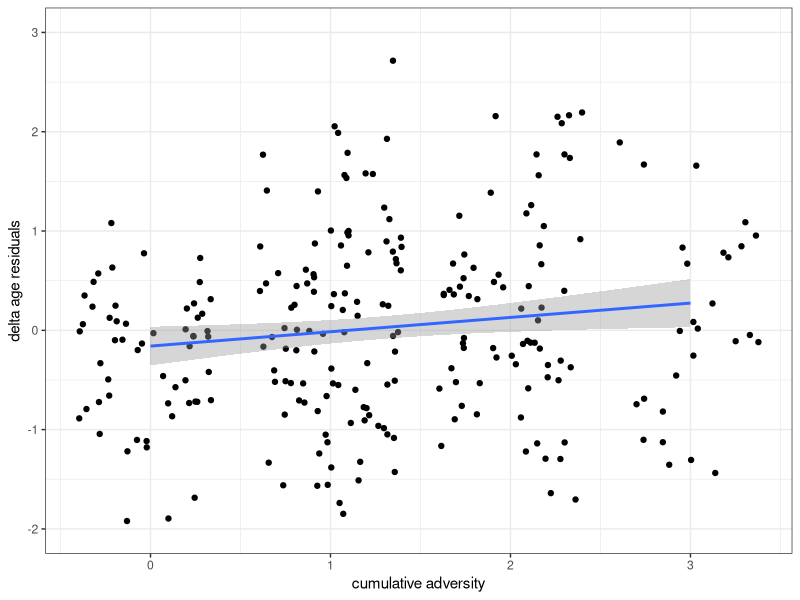
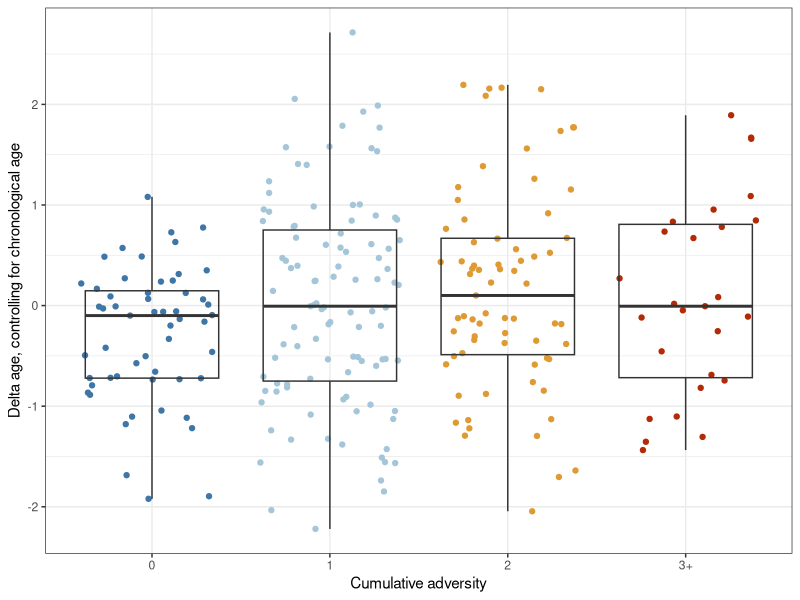
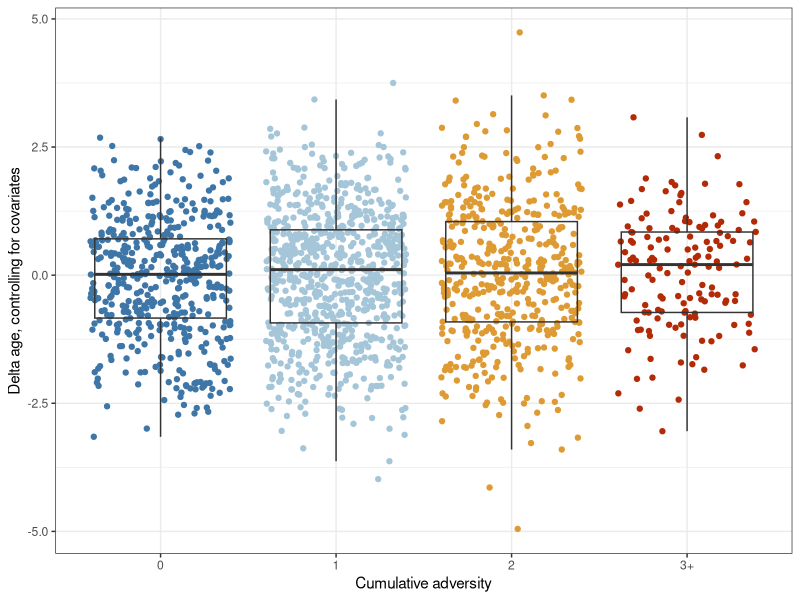
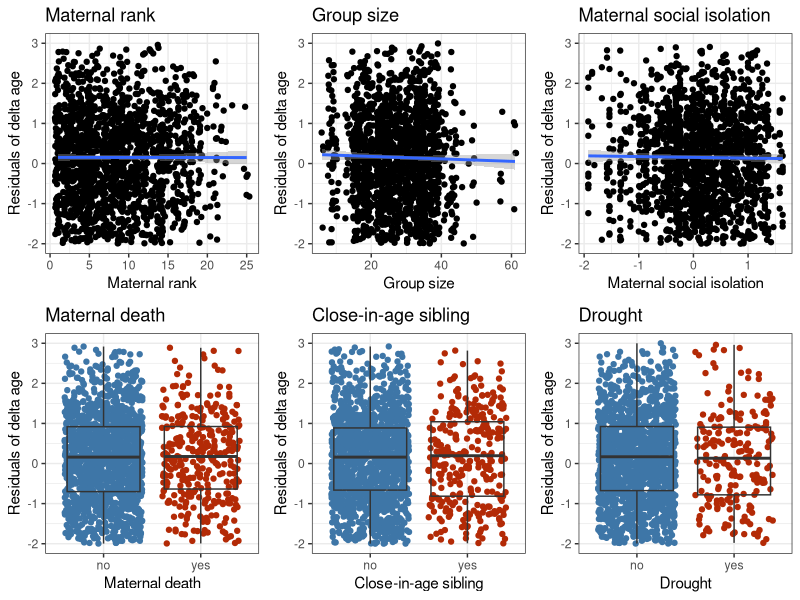
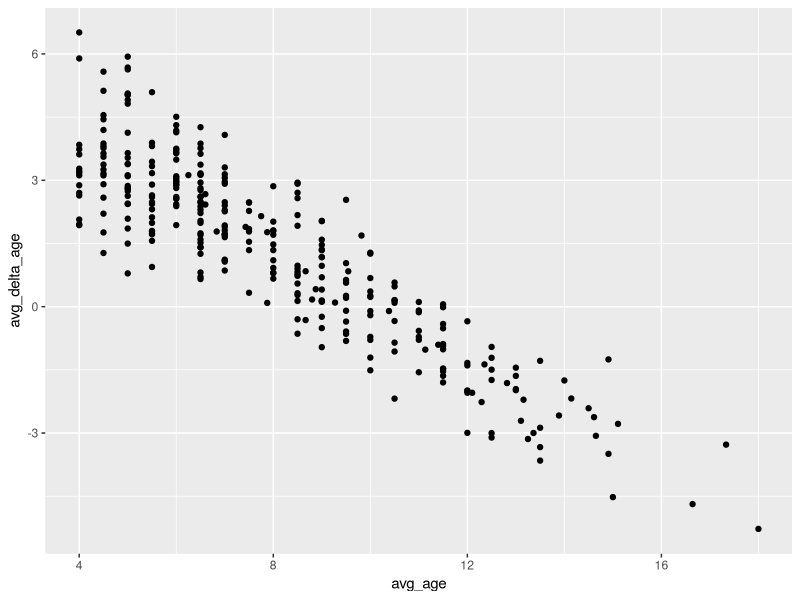
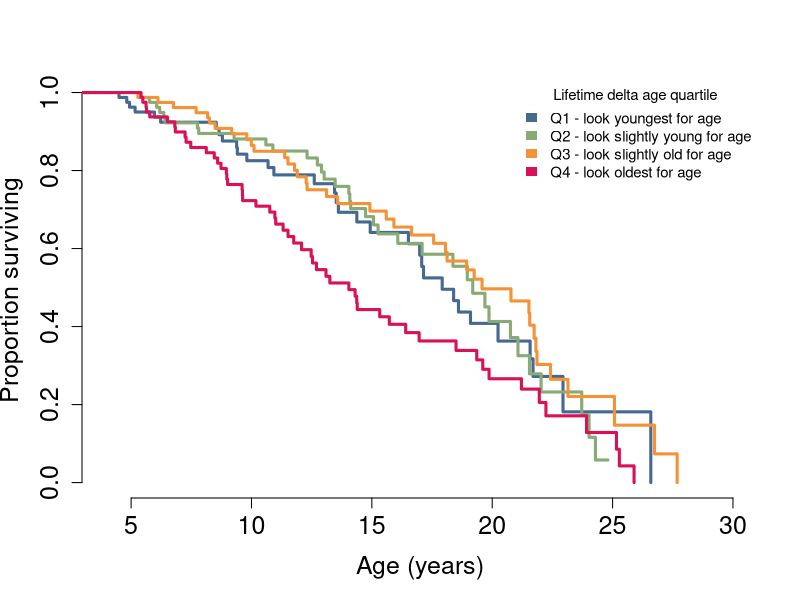
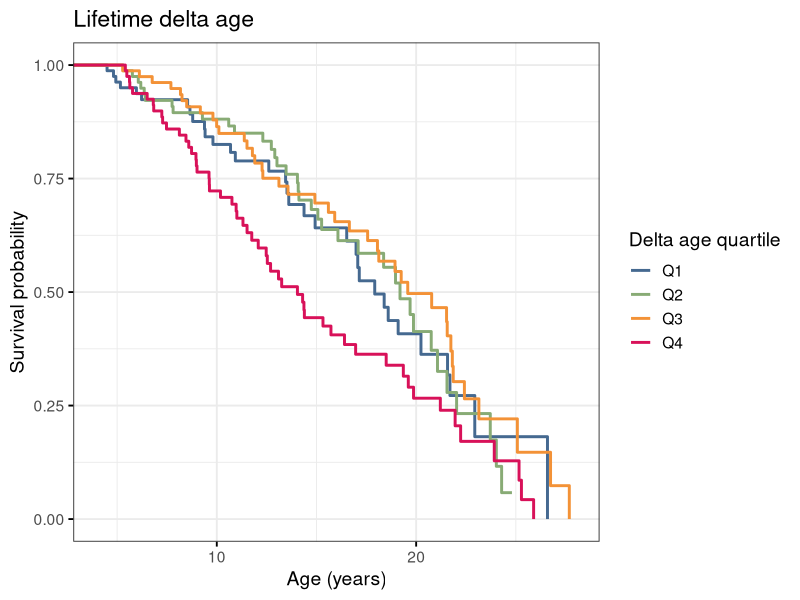
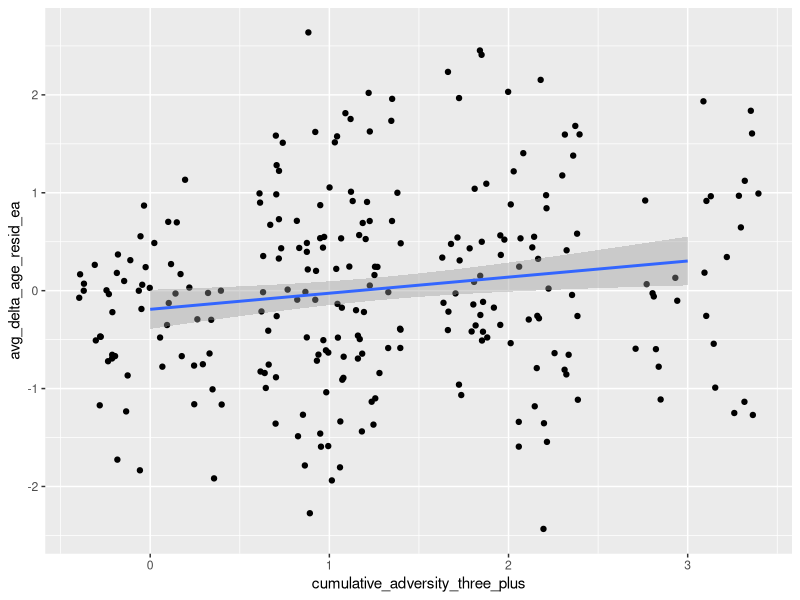

The R source for these figures, in order:
## ---- chunk 1
knitr::opts_chunk$set(echo = TRUE)
## ---- chunk 2
library(tidyverse)
library(gridExtra)
library(lme4)
library(lmerTest)
library(survival)
require(RColorBrewer)
library(survminer)
## ---- chunk 3
# rf data
rf_avg_predictions <- read_csv("../1_data/rf_avg_predictions.csv")

adversity_covariates <- read_csv("../1_data/adversity_covariates.csv")

# combining data frames and selecting columns of interest
data_bioage <- rf_avg_predictions %>% 
  select(anon_sname, age_year, bio_age = avg_bio_age) %>% 
  left_join(select(adversity_covariates, anon_sname, 
                   birth, age_year, 
                   statdate, status, age_at_statdate,
                   mom_rank_birth, group_size_birth, mom_sci,
                   mom_rank_birth_cat, group_size_birth_cat, mom_sci_cat,
                   mom_death_cat, competing_sibling_cat, drought_cat,
                   cumulative_adversity, cumulative_adversity_three_plus,
                   avg_ordrank, avg_proprank,
                   rain_anom,
                   avg_group_size),
            by=c("anon_sname", "age_year"))
## ---- chunk 4
###################### DELTA AGE
# creating the delta age columns
# biological - chronological (pos = old, neg = young)
data_bioage <- data_bioage %>% 
# calculating delta age
  mutate(delta_age = bio_age - age_year)


# Average delta age per individual
ind_data <- data_bioage %>% 
  group_by(anon_sname, birth, statdate, status, age_at_statdate) %>% 
  dplyr::summarize(avg_delta_age = as.numeric(mean(delta_age)),
                   avg_age = as.numeric(mean(age_year)))
## ---- chunk 5
# creating an ea file for each individual (removes duplicate rows for each individual)
ea <- adversity_covariates %>% 
  select(anon_sname, mom_rank_birth:cumulative_adversity_three_plus) %>% 
  distinct() %>% 
  mutate(cumulative_adversity_three_plus_categorical = as.factor(cumulative_adversity_three_plus))

covariates_avg <- adversity_covariates %>% 
  select(anon_sname, avg_ordrank, avg_proprank, rain_anom, avg_group_size) %>% 
  group_by(anon_sname) %>% 
  dplyr::summarize(overall_avg_ordrank = mean(avg_ordrank),
            overall_avg_proprank = mean(avg_proprank),
            overall_rain_anom = mean(rain_anom),
            overall_avg_group_size = mean(avg_group_size))

ind_data <- ind_data %>% 
  left_join(select(ea, anon_sname, mom_rank_birth, group_size_birth, mom_sci,
                   mom_rank_birth_cat, group_size_birth_cat, mom_sci_cat,
                   mom_death_cat, competing_sibling_cat, drought_cat,
                   cumulative_adversity:cumulative_adversity_three_plus_categorical),
            by=c("anon_sname")) %>% 
  left_join(covariates_avg, by="anon_sname")

# creating a subset data frame where there's no missing CEA info
ind_data_cea <- ind_data %>% 
  filter(!is.na(cumulative_adversity_three_plus))
# 256 individuals

ind_data_cea %>% 
  group_by(cumulative_adversity) %>% 
  dplyr::summarize(n = n()) %>% 
  mutate(per = n / 256)
## ---- chunk 6
# model
cea_mod <- lm(avg_delta_age ~ cumulative_adversity_three_plus + 
                avg_age + overall_avg_proprank + overall_rain_anom + overall_avg_group_size, data=ind_data_cea)
summary(cea_mod)
## ---- chunk 7
# CEA plots with residuals as y-axis

# redoing model without CEA in it
no_cea_mod <- lm(avg_delta_age ~ avg_age + overall_avg_proprank + overall_rain_anom + overall_avg_group_size, data=ind_data_cea)
summary(no_cea_mod)

# extracting the residuals
ind_data_cea$delta_age_resid_no_cea = resid(no_cea_mod)

# scatter
ind_data_cea %>% 
  ggplot(aes(x=cumulative_adversity_three_plus, y=delta_age_resid_no_cea)) +
  geom_jitter() +
  geom_smooth(method="lm") +
  theme_bw() +
  xlab("cumulative adversity") +
  ylab("delta age residuals") +
  scale_y_continuous(limits=c(-2,3), breaks=seq(-2, 3, 1))

# boxplot
ind_data_cea %>% 
  ggplot(aes(x=cumulative_adversity_three_plus_categorical, y=delta_age_resid_no_cea)) +
  geom_jitter(aes(color=cumulative_adversity_three_plus_categorical)) +
  geom_boxplot(outlier.shape=NA, fill=NA) +
  theme_bw() +
  xlab("Cumulative adversity") +
  ylab("Delta age, controlling for chronological age") +
  theme(legend.position="none") +
  scale_color_manual(values=c("0" = "#3E76A7",
                              "1" = "#A5C6D9", 
                              "2" = "#DE9B34",
                              "3" = "#B32A06")) +
  scale_x_discrete(labels=c("0" = "0", "1" = "1",
                              "2" = "2", "3" = "3+"))
## ---- chunk 8
# model
iea_mod <- lm(avg_delta_age ~ mom_rank_birth + group_size_birth + mom_sci + 
                mom_death_cat + competing_sibling_cat + drought_cat + 
                avg_age +
                overall_avg_proprank + overall_rain_anom + overall_avg_group_size, data=ind_data_cea)
summary(iea_mod)
## ---- chunk 9
# model
iea_mod_allcat <- lm(avg_delta_age ~ mom_rank_birth_cat + group_size_birth_cat + mom_sci_cat + 
                mom_death_cat + competing_sibling_cat + drought_cat + 
                avg_age +
                overall_avg_proprank + overall_rain_anom + overall_avg_group_size, data=ind_data_cea)
summary(iea_mod_allcat)
## ---- chunk 10
# plots with residuals for y axis

# first redoing the model without adversity so I can take residuals
no_iea_mod <- lm(avg_delta_age ~ avg_age +
                overall_avg_proprank + overall_rain_anom + overall_avg_group_size, data=ind_data_cea)
summary(no_iea_mod)

# extracting the residuals
ind_data_cea$delta_age_resid_no_iea = resid(no_iea_mod)
## ---- chunk 11
data_bioage_cea <- data_bioage %>% 
  filter(!is.na(cumulative_adversity_three_plus))
## ---- chunk 12
# model
cea_mod_yearly <- lmer(delta_age ~ cumulative_adversity_three_plus + 
                age_year + avg_proprank + rain_anom + avg_group_size + 
                  (1|anon_sname),
                data=data_bioage_cea)
summary(cea_mod_yearly)
## ---- chunk 13
cea_mod_yearly_nocea <- lmer(delta_age ~ age_year + avg_proprank + rain_anom + avg_group_size +
                               (1|anon_sname),
                             data=data_bioage_cea)
data_bioage_cea$cea_yearly_resid = resid(cea_mod_yearly_nocea)


cea_delta_age_yearly <- data_bioage_cea %>% 
  ggplot(aes(x=as.factor(cumulative_adversity_three_plus), y=cea_yearly_resid)) +
  geom_jitter(aes(color=as.factor(cumulative_adversity_three_plus))) +
  geom_boxplot(outlier.shape=NA, fill=NA) +
  theme_bw() +
  xlab("Cumulative adversity") +
  ylab("Delta age, controlling for covariates") +
  theme(legend.position="none") +
  scale_color_manual(values=c("0" = "#3E76A7",
                              "1" = "#A5C6D9", 
                              "2" = "#DE9B34",
                              "3" = "#B32A06")) +
  scale_x_discrete(labels=c("0" = "0", "1" = "1",
                              "2" = "2", "3" = "3+"))
cea_delta_age_yearly
## ---- chunk 14
# model
iea_mod_yearly <- lmer(delta_age ~ mom_rank_birth + group_size_birth + mom_sci + 
                mom_death_cat + competing_sibling_cat + drought_cat + 
                age_year + avg_proprank + rain_anom + avg_group_size +
                  (1|anon_sname), data=data_bioage_cea)
summary(iea_mod_yearly)
## ---- chunk 15
# plots with residuals for y axis, creating a separate model for each source of adversity
# MOM RANK
no_mom_rank_mod_yearly <- lmer(delta_age ~ group_size_birth + mom_sci + mom_death_cat + competing_sibling_cat + drought_cat + 
                age_year + avg_proprank + rain_anom + avg_group_size +
                  (1|anon_sname), data=data_bioage_cea)
summary(no_mom_rank_mod_yearly)

# extracting the residuals
data_bioage_cea$delta_age_resid_no_mom_rank_yearly = resid(no_mom_rank_mod_yearly)

mom_rank_rf_resid2_yearly <- data_bioage_cea %>% 
  ggplot(aes(x=mom_rank_birth, y=delta_age_resid_no_mom_rank_yearly)) +
  geom_jitter() +
  geom_smooth(method="lm") +
  theme_bw() +
  xlab("Maternal rank") +
  ylab("Residuals of delta age") +
  ggtitle("Maternal rank") +
  scale_y_continuous(limits=c(-2,3), breaks=seq(-2, 3, 1))


# GROUP SIZE
no_goup_size_mod_yearly <- lmer(delta_age ~ mom_rank_birth + mom_sci + mom_death_cat + competing_sibling_cat + drought_cat + 
                age_year + avg_proprank + rain_anom + avg_group_size +
                  (1|anon_sname), 
                data=data_bioage_cea)
summary(no_goup_size_mod_yearly)

# extracting the residuals
data_bioage_cea$delta_age_resid_no_group_size_yearly = resid(no_goup_size_mod_yearly)

group_size_rf_resid2_yearly <- data_bioage_cea %>% 
  ggplot(aes(x=group_size_birth, y=delta_age_resid_no_group_size_yearly)) +
  geom_jitter() +
  geom_smooth(method="lm") +
  theme_bw() +
  xlab("Group size") +
  ylab("Residuals of delta age") +
  ggtitle("Group size") +
  scale_y_continuous(limits=c(-2,3), breaks=seq(-2, 3, 1))


# SCI
no_sci_mod_yearly <- lmer(delta_age ~ mom_rank_birth + group_size_birth + mom_death_cat + competing_sibling_cat + drought_cat + 
                age_year + avg_proprank + rain_anom + avg_group_size +
                  (1|anon_sname), 
                data=data_bioage_cea)
summary(no_sci_mod_yearly)

# extracting the residuals
data_bioage_cea$delta_age_resid_no_sci_yearly = resid(no_sci_mod_yearly)

maternal_sci_rf_resid2_yearly <- data_bioage_cea %>% 
  ggplot(aes(x=mom_sci, y=delta_age_resid_no_sci_yearly)) +
  geom_jitter() +
  geom_smooth(method="lm") +
  theme_bw() +
  xlab("Maternal social isolation") +
  ylab("Residuals of delta age") +
  ggtitle("Maternal social isolation") +
  scale_y_continuous(limits=c(-2,3), breaks=seq(-2, 3, 1))


# MATERNAL DEATH
no_maternal_death_mod_yearly <- lmer(delta_age ~ mom_rank_birth + group_size_birth + mom_sci + competing_sibling_cat + drought_cat + 
                age_year + avg_proprank + rain_anom + avg_group_size +
                  (1|anon_sname),
                data=data_bioage_cea)
summary(no_maternal_death_mod_yearly)

# extracting the residuals
data_bioage_cea$delta_age_resid_no_maternal_death_yearly = resid(no_maternal_death_mod_yearly)

maternal_death_rf_resid2_yearly <- data_bioage_cea %>% 
  ggplot(aes(x=as.factor(mom_death_cat), y=delta_age_resid_no_maternal_death_yearly)) +
  geom_jitter(aes(color=as.factor(mom_death_cat))) +
  geom_boxplot(outlier.shape=NA, fill=NA) +
  theme_bw() +
  xlab("Maternal death") +
  ylab("Residuals of delta age") +
  ggtitle("Maternal death") +
  scale_color_manual(values=c("0" = "#3E76A7",
                              "1" = "#B32A06")) +
  theme(legend.position="none") +
  scale_x_discrete(labels = c("0" = "no",
                              "1" = "yes")) +
  scale_y_continuous(limits=c(-2,3), breaks=seq(-2, 3, 1))


# COMPETING SIBLING
no_competing_sibling_mod_yearly <- lmer(delta_age ~ mom_rank_birth + group_size_birth + mom_sci + mom_death_cat + drought_cat + 
                age_year + avg_proprank + rain_anom + avg_group_size +
                  (1|anon_sname), 
                data=data_bioage_cea)
summary(no_competing_sibling_mod_yearly)

# extracting the residuals
data_bioage_cea$delta_age_resid_no_competing_sibling_yearly = resid(no_competing_sibling_mod_yearly)

competing_sibling_rf_resid2_yearly <- data_bioage_cea %>% 
  ggplot(aes(x=as.factor(competing_sibling_cat), y=delta_age_resid_no_competing_sibling_yearly)) +
  geom_jitter(aes(color=as.factor(competing_sibling_cat))) +
  geom_boxplot(outlier.shape=NA, fill=NA) +
  theme_bw() +
  xlab("Close-in-age sibling") +
  ylab("Residuals of delta age") +
  ggtitle("Close-in-age sibling") +
  scale_color_manual(values=c("0" = "#3E76A7",
                              "1" = "#B32A06")) +
  theme(legend.position="none") +
  scale_x_discrete(labels = c("0" = "no",
                              "1" = "yes")) +
  scale_y_continuous(limits=c(-2,3), breaks=seq(-2, 3, 1))


# DROUGHT
no_drought_mod_yearly <- lmer(delta_age ~ mom_rank_birth + group_size_birth + mom_sci + mom_death_cat + competing_sibling_cat + 
                age_year + avg_proprank + rain_anom + avg_group_size +
                  (1|anon_sname), 
                data=data_bioage_cea)
summary(no_drought_mod_yearly)

# extracting the residuals
data_bioage_cea$delta_age_resid_no_drought_yearly = resid(no_drought_mod_yearly)

rainfall_rf_resid2_yearly <- data_bioage_cea %>% 
  ggplot(aes(x=as.factor(drought_cat), y=delta_age_resid_no_drought_yearly)) +
  geom_jitter(aes(color=as.factor(drought_cat))) +
  geom_boxplot(outlier.shape=NA, fill=NA) +
  theme_bw() +
  xlab("Drought") +
  ylab("Residuals of delta age") +
  ggtitle("Drought") +
  scale_color_manual(values=c("0" = "#3E76A7",
                              "1" = "#B32A06")) +
  theme(legend.position="none") +
  scale_x_discrete(labels = c("0" = "no",
                              "1" = "yes")) +
  scale_y_continuous(limits=c(-2,3), breaks=seq(-2, 3, 1))
## ---- chunk 16
ind_adv_delta_age_yearly <- grid.arrange(mom_rank_rf_resid2_yearly, group_size_rf_resid2_yearly, maternal_sci_rf_resid2_yearly, maternal_death_rf_resid2_yearly, competing_sibling_rf_resid2_yearly, rainfall_rf_resid2_yearly, nrow=2)
## ---- chunk 17
survival <- ind_data %>%
# creating a censored/dead column
# 2 = dead, 1 = censored
  mutate(censor_dead = ifelse(status == 1, 2, 1))
# 162 individuals dead, 157 censored

## ---- chunk 18
survival %>% 
  ggplot(aes(x=avg_age, y=avg_delta_age)) +
  geom_point()


# running a linear model of avg_delta_age and avg age so that we can control for avg age without having it in the model
delta_age_resid_mod <- lm(delta_age ~ age_year, data = data_bioage)
# extracting the residuals
data_bioage$delta_age_resid = resid(delta_age_resid_mod)

# taking the average across individuals
avg_df <- data_bioage %>% 
  group_by(anon_sname) %>% 
  dplyr::summarize(avg_delta_age_resid = mean(delta_age_resid))


# and then merging with the survivals df
survival <- survival %>% 
  left_join(avg_df)


# running the model
delta_age_survival_model <- coxph(Surv(age_at_statdate, censor_dead) ~ avg_delta_age_resid, data=survival)
print(summary(delta_age_survival_model),digits=10)

# testing proportional hazards assumption
cox.zph(delta_age_survival_model)
# assumptions are met




# creating quantiles for delta age residuals
survival <- survival %>% 
  mutate(avg_delta_age_resid_quant = case_when(
    avg_delta_age_resid <= unname(quantile(survival$avg_delta_age_resid, 0.25)) ~ 1,
    avg_delta_age_resid > unname(quantile(survival$avg_delta_age_resid, 0.25)) & 
                      avg_delta_age_resid <= unname(quantile(survival$avg_delta_age_resid, 0.50)) ~ 2,
    avg_delta_age_resid > unname(quantile(survival$avg_delta_age_resid, 0.50)) & 
                      avg_delta_age_resid <= unname(quantile(survival$avg_delta_age_resid, 0.75)) ~ 3,
    avg_delta_age_resid > unname(quantile(survival$avg_delta_age_resid, 0.75)) ~ 4))

# quartile cutoffs
quantile(survival$avg_delta_age_resid)


# running the model
delta_age_survival_model_quant <- coxph(Surv(age_at_statdate, censor_dead) ~ avg_delta_age_resid_quant, data=survival)
print(summary(delta_age_survival_model_quant),digits=10)
cox.zph(delta_age_survival_model_quant)
# assumptions are met

survfit(Surv(age_at_statdate, censor_dead) ~ avg_delta_age_resid_quant, data=survival)


# adversity colors
require(RColorBrewer)
cols<-rev(brewer.pal(4,"RdYlBu"))

# quartile colors
cols_quart <- c("#456990", "#88AB75", "#F39237", "#D81159") 

# creating and saving this survival plot
#pdf("plots/FigS1.pdf", height = 6, width = 5)
plot(survfit(Surv(age_at_statdate, censor_dead) ~ avg_delta_age_resid_quant, data=survival),
     mark.time=F,
     col=cols_quart,
     frame.plot=F,
     lwd=3,
     xlab='Age (years)',
     ylab='Proportion surviving',
     cex.lab=1.5,
     cex.axis=1.5,
     #firstx=4,
     xlim=c(4,30))
legend("topright",c("Q1 - look youngest for age","Q2 - look slightly young for age","Q3 - look slightly old for age","Q4 - look oldest for age"),fill=cols_quart,bty="n",cex=0.9,border=NA,title='Lifetime delta age quartile')
## ---- chunk 19
lifetime_fit <- survfit(Surv(age_at_statdate, censor_dead) ~ avg_delta_age_resid_quant, data=survival)
lifetime_plot <- ggsurvplot(lifetime_fit, data = survival,
           ggtheme = theme_bw(base_size = 14),
          # surv.median.line = "hv",
           legend.title = "Delta age quartile",
           legend.labs = c("Q1", "Q2", "Q3", "Q4"),
           palette = c("#456990", "#88AB75", "#F39237", "#D81159"),
           xlab = "Age (years)",
          ## Add risk table
 #risk.table = TRUE,
 #tables.height = 0.2,
 #tables.theme = theme_cleantable(),
          #conf.int = T,
          #pval = T,
          legend = "right",
          censor = F,
 xlim = c(4,28)) +
  ggtitle("Lifetime delta age")
lifetime_plot
## ---- chunk 20
# first subsetting the data
survival_ea <- survival %>% 
  filter(!is.na(cumulative_adversity_three_plus)) %>% 
  select(-avg_delta_age_resid, -avg_delta_age_resid_quant)

# came as data_bioage_cea, but I already made it, so we'll use it
data_bioage_ea <- data_bioage %>% 
  filter(anon_sname %in% survival_ea$anon_sname) %>% 
  select(-delta_age_resid)


# running a linear model of delta_age and age so that we can control for age without having it in the model
delta_age_resid_mod2 <- lm(delta_age ~ age_year, data = data_bioage_ea)
# extracting the residuals
data_bioage_ea$delta_age_resid_ea = resid(delta_age_resid_mod2)


# taking the average across individuals
avg_df_ea <- data_bioage_ea %>% 
  group_by(anon_sname) %>% 
  dplyr::summarize(avg_delta_age_resid_ea = mean(delta_age_resid_ea))


# and then merging with the survivals df
survival_ea <- survival_ea %>% 
  left_join(avg_df_ea)


# checking for correlations and VIF
cor(survival_ea$avg_delta_age_resid_ea, survival_ea$cumulative_adversity_three_plus)
survival_ea %>% 
  ggplot(aes(x=cumulative_adversity_three_plus, y=avg_delta_age_resid_ea)) +
  geom_jitter() +
  geom_smooth(method="lm")



# running the model
delta_age_survival_model2 <- coxph(Surv(age_at_statdate, censor_dead) ~ avg_delta_age_resid_ea + cumulative_adversity_three_plus, data=survival_ea)
print(summary(delta_age_survival_model2),digits=10)
cox.zph(delta_age_survival_model2)
## ---- chunk 21
data_bioage <- data_bioage %>% 
# creating an end date for each row
  mutate(start = age_year,
         end = age_year + 1) %>% 
# creating a survival column
# IDing last rows
  mutate(last_row = age_at_statdate - end) %>% 
  mutate(survival = ifelse(last_row < 0 & status == 1, 1, 0)) %>% 
# we have info during the last year of life for 113 individuals
# since we don't have data for the last year of life for all individuals (partly because they didn't survive the whole year so we don't have enough info for them, going to count the last year of life as any year when it's 1/2 year before death or later)
# first calculating the min last_row for each individual
  group_by(anon_sname) %>% 
  mutate(min_last_row = min(last_row)) %>% 
  mutate(survival2 = ifelse(min_last_row == last_row & last_row < 0.5 & status == 1, 1, 0)) %>% 
# WE DECIDED WE WANT THE LAST ROW TO END WITH THE DATE THAT THEY DIED
  mutate(end2 = ifelse(survival2 == 1, age_at_statdate, end))
## ---- chunk 22
# with the second survival column
survmod2 <- coxph(Surv(start, end2, survival2) ~ delta_age + age_year + cluster(anon_sname), data=data_bioage)
summary(survmod2)
## ---- chunk 23
survmod_resid <- coxph(Surv(start, end2, survival2) ~ delta_age_resid + cluster(anon_sname), data=data_bioage)
summary(survmod_resid)
cox.zph(survmod_resid)

summary(data_bioage$delta_age_resid)
## ---- chunk 24
data_bioage_ea <- data_bioage_ea %>% 
  left_join(select(data_bioage, anon_sname, age_year, start, end2, survival2), by = c("anon_sname", "age_year"))

survmod_resid_ea <- coxph(Surv(start, end2, survival2) ~ delta_age_resid_ea + cumulative_adversity_three_plus + cluster(anon_sname), data=data_bioage_ea)
summary(survmod_resid_ea)
cox.zph(survmod_resid_ea)
## ---- chunk 25
# CREATING A QUANTILES COLUMN AND MODEL SO I CAN PLOT THE EFFECTS
data_bioage <- data_bioage %>% 
  mutate(delta_age_resid_quant = case_when(
    delta_age_resid <= unname(quantile(data_bioage$delta_age_resid, 0.25)) ~ 1,
    delta_age_resid > unname(quantile(data_bioage$delta_age_resid, 0.25)) & 
                      delta_age_resid <= unname(quantile(data_bioage$delta_age_resid, 0.50)) ~ 2,
    delta_age_resid > unname(quantile(data_bioage$delta_age_resid, 0.50)) & 
                      delta_age_resid <= unname(quantile(data_bioage$delta_age_resid, 0.75)) ~ 3,
    delta_age_resid > unname(quantile(data_bioage$delta_age_resid, 0.75)) ~ 4))


data_bioage %>% 
  group_by(delta_age_resid_quant) %>% 
  dplyr::summarize(avg_delta_age_resid = mean(delta_age_resid),
            min_delta_age_resid = min(delta_age_resid),
            max_delta_age_resid = max(delta_age_resid))


# creating a categorical model so I can plot
survmod_resid_cat <- coxph(Surv(start, end2, survival2) ~ as.factor(delta_age_resid_quant) + cluster(anon_sname), data=data_bioage)
summary(survmod_resid_cat)
cox.zph(survmod_resid_cat)

survfit(Surv(start, end2, survival2) ~ as.factor(delta_age_resid_quant), data=data_bioage)

## ---- chunk 26
# https://rpkgs.datanovia.com/survminer/reference/ggsurvplot.html#plot-title-and-axis-labels
yearly_fit <- survfit(Surv(start, end2, survival2) ~ as.factor(delta_age_resid_quant), data=data_bioage)
yearly_plot <- ggsurvplot(yearly_fit, data = data_bioage,
           ggtheme = theme_bw(base_size = 14),
           #surv.median.line = "hv",
           legend.title = "Delta age quartile",
           legend.labs = c("Q1", "Q2", "Q3", "Q4"),
           palette = c("#456990", "#88AB75", "#F39237", "#D81159"),
           xlab = "Age (years)",
          ## Add risk table
 #risk.table = TRUE,
 #tables.height = 0.2,
 #tables.theme = theme_cleantable(),
          #conf.int = T,
          #pval = T,
          legend = "right",
          censor = F,
 xlim = c(4,28)) +
  ggtitle("Yearly delta age")
yearly_plot
